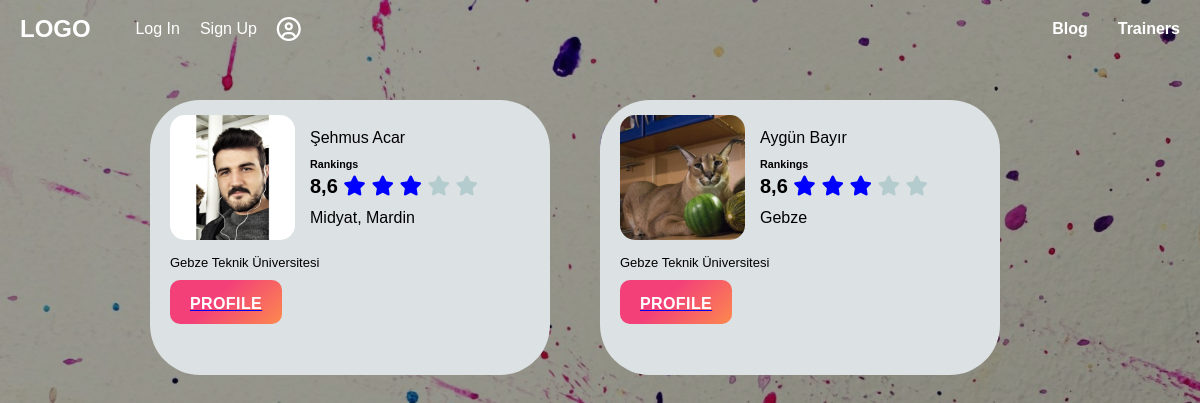
The app's page /trainer/index/, older data.
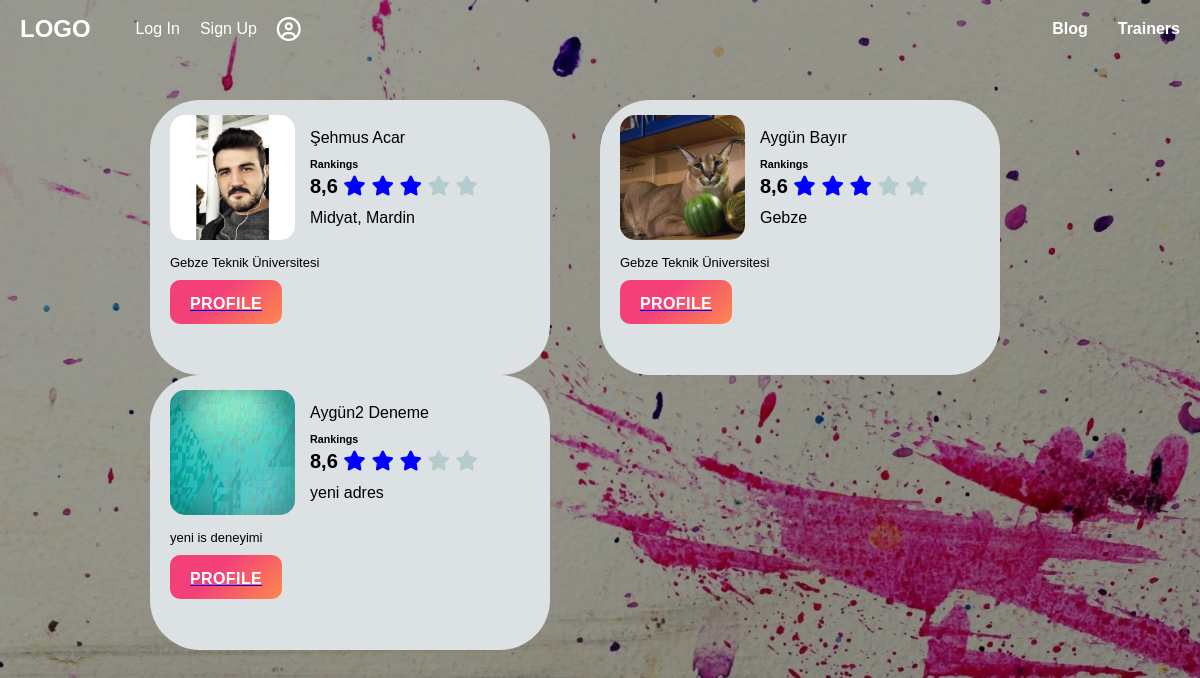
The same page, newer data.
### trainer/models.py (models this page shows, shortened)
class Trainer(models.Model):
    Name= models.CharField(max_length=120)
    Surname = models.CharField(max_length=120)
    City = models.CharField(max_length=120)
    Phone = models.CharField(max_length=10)
    Mail = models.EmailField(max_length=120)
    gender_dict = [
        (True, 'Erkek'),
        (False, 'Kadın')
    ]
    Gender = models.BooleanField(blank=False, null=False, choices=gender_dict)
    Address = models.TextField()
    Work_Experience = models.TextField()
    image = models.FileField(null=True,blank=True)
    Birth_Date = models.DateField()
    approval_dict = [
        (True, 'Onaylı'),
        (False, 'Onaylanmamış')
    ]
    is_approved = models.BooleanField(default=False, verbose_name = 'Onay', choices=approval_dict)
    User_ID = models.ForeignKey('auth.User', related_name='trainers', on_delete=models.CASCADE, blank=True, null=True, verbose_name='Kullanıcı Hesabı')
    def get_absolute_url(self):
        return reverse('trainer:detail', kwargs={'id': self.id})

### trainer/views.py (the view)
# urls.py: path('index/', trainer_index, name='index'),
def trainer_index(request):
    trainers = Trainer.objects.all()
    auth_trainer = None
    if request.user.is_authenticated:
        auth_trainer = trainers.filter(User_ID=request.user)
    return render(request, 'trainer/index.html', {'trainers': trainers, 'auth_trainer': auth_trainer})

### templates/trainer/index.html (shortened to what this page needs)
{% load static %}
<html>
  <head>
    <link rel="stylesheet" href="{% static 'css/Trainers.css' %}" />
    <link rel="stylesheet" href="{% static 'css/Header.css' %}" />
    <link
      rel="stylesheet"
      href="https://cdnjs.cloudflare.com/ajax/libs/font-awesome/5.14.0/css/all.min.css"
    />
    <link
      rel="stylesheet"
      href="https://cdnjs.cloudflare.com/ajax/libs/font-awesome/4.7.0/css/font-awesome.min.css"
    />
    <link
      rel="stylesheet"
      href="https://cdnjs.cloudflare.com/ajax/libs/font-awesome/4.7.0/css/font-awesome.min.css"
    />
    <link
      rel="stylesheet"
      href="https://cdnjs.cloudflare.com/ajax/libs/font-awesome/5.14.0/css/all.min.css"
    />
    <link rel="stylesheet" href="{% static 'css/Button.css' %}" />
  </head>
  <body>
    {% include 'header.html' %}
    <div class="profile-list">
      <div class="trainer-blocks">
        {% for trainer in trainers %}
        <div class="profile-block">
          <div class="upper-side">
            <img src="{{ trainer.image.url }}" alt="" />
            <div class="profile-inf">
              <p>{{ trainer.Name}} {{ trainer.Surname }}</p>
              <div class="ranking">
                <h6>Rankings</h6>
                <p style="margin-top: 5px; font-size: 20px; font-weight: bold">
                  8,6
                  <span class="fa fa-star checked"></span>
                  <span class="fa fa-star checked"></span>
                  <span class="fa fa-star checked"></span>
                  <span class="fa fa-star"></span>
                  <span class="fa fa-star"></span>
                </p>
              </div>
              <p>{{ trainer.Address }}</p>
            </div>
          </div>
          <div class="down-side">
            <p style="font-size: 13px">{{ trainer.Work_Experience }}</p>
            <a href="{{trainer.get_absolute_url}}">
              <button
                style="justify-items: end; margin-top: 10px"
                class="button-75"
                role="button"
              >
                <span class="text">Profile</span>
              </button></a
            >
          </div>
        </div>
        <br />
        {% endfor %}
      </div>
    </div>
  </body>
</html>

### templates/header.html (shortened to what this page needs)
<header>
  <div class="navbar">
    <a href="{% url 'home' %}" class="brand">Logo</a>
    <div class="auth-buttons">
      <div class="navigation-items">
        <a href="{% url 'accounts:login' %}">Log In</a>
        <a href="{% url 'accounts:register' %}">Sign Up</a>
        <a href="#" style="font-size: 24px" class="far">&#xf2bd;</a>
      </div>
    </div>
    <div class="navigation" style="">
      <div class="navigation-items">
        <a style="font-weight: bold" href="{% url 'post:index' %}">Blog</a>
        <a style="font-weight: bold" href="{% url 'trainer:index' %}">Trainers</a>
      </div>
    </div>
  </div>
</header>

### static/css/Trainers.css (style rules this page uses)
* { margin: 0; padding: 0; font-family: sans-serif; }
html { background-image: linear-gradient(rgba(0, 0, 0, 0.4), rgba(0, 0, 0, 0.4)), url(../Images/uJOcAr.jpg); -webkit-background-size: cover; -moz-background-size: cover; -o-background-size: cover; background-size: cover; }
.profile-list { margin-top: 100px; display: flex; justify-content: center; }
.trainer-blocks { width: 900px; display: grid; grid-template-columns: repeat(auto-fill, minmax(200px, 1fr)); }
.profile-block { display: flex; flex-direction: column; padding: 0 20px; background: #dce1e3; border-radius: 50px; width: 400px; height: 275px; }
.upper-side { margin: 15px 0; display: flex; align-items: center; }
.upper-side img { width: 125px; height: 125px; border-radius: 15px; }
.profile-inf { height: 120px; margin-left: 15px; display: flex; flex-direction: column; justify-content: space-evenly; }
.down-side { display: flex; flex-direction: column; }

### static/css/Header.css (style rules this page uses)
* { margin: 0; padding: 0; box-sizing: border-box; font-family: "Poppins", sans-serif; }
header { z-index: 999; position: absolute; top: 0; left: 0; width: 100%; display: flex; align-items: center; justify-content: center; padding: 15px 0; transition: 0.5s ease; }
header .navbar { width: 100%; display: flex; align-items: center; }
header .navigation { flex: 8; margin-right: 20px; display: flex; justify-content: end; }
header .brand { flex: 1; margin-left: 20px; color: #fff; font-size: 1.5em; font-weight: 700; text-transform: uppercase; text-decoration: none; }
header .auth-buttons { flex: 2; }
header .navigation-items { display: flex; align-items: center; }
header .navigation .navigation-items a { position: relative; color: #fff; font-size: 1em; font-weight: 500; text-decoration: none; margin-left: 30px; transition: 0.3s ease; }
header .navigation .navigation-items a:before { content: ""; position: absolute; background: #fff; width: 0; height: 3px; bottom: 0; left: 0; transition: 0.3s ease; }
header .auth-buttons .navigation-items a { position: relative; color: #fff; text-decoration: none; font-size: 1em; transition: 0.3s ease; padding: 0 10px; font-weight: 500; }
header .auth-buttons .navigation-items a:before { content: ""; position: absolute; background: #fff; width: 0; height: 3px; bottom: 0; left: 0; transition: 0.3s ease; }

### static/css/Button.css (style rules this page uses)
.button-75 { align-self: center; align-items: center; background-image: linear-gradient(135deg, #f34079 40%, #fc894d); border: 0; border-radius: 10px; box-sizing: border-box; color: #fff; cursor: pointer; display: flex; flex-direction: column; font-family: "Codec cold", sans-serif; font-size: 16px; font-weight: 700; height: 44px; justify-content: center; letter-spacing: 0.4px; line-height: 1; max-width: 200px; padding-left: 20px; padding-right: 20px; padding-top: 3px; text-decoration: none; text-transform: uppercase; user-select: none; -webkit-user-select: none; touch-action: manipulation; }
.button-75 span { transition: all 200ms; }

### templates/trainer/index.html (style rules this page uses)
.fa-star { opacity: 0.3; color: cadetblue; }
.checked { opacity: 1; color: blue; }

Row changes from the older to the newer data that the page shows:
added Trainer: image (picture), Name "Aygün2", Surname "Deneme", Address "yeni adres", Work_Experience "yeni is deneyimi"
